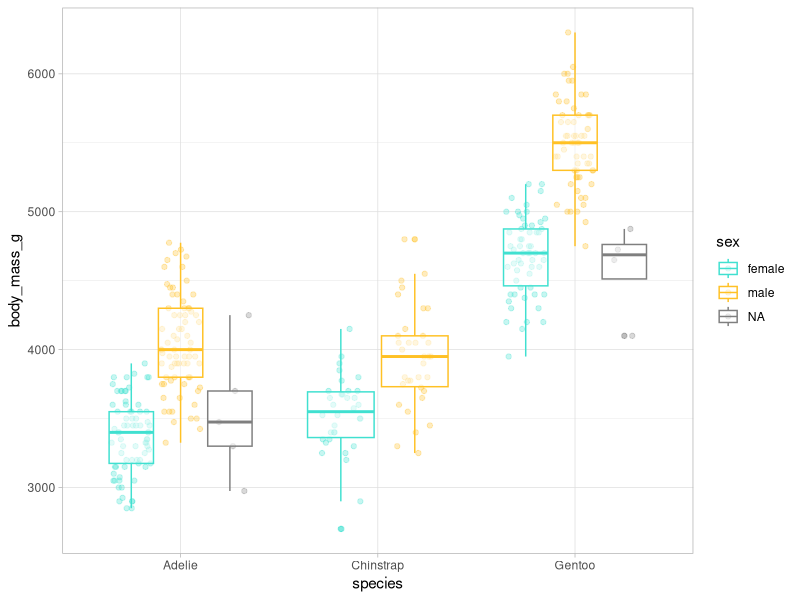
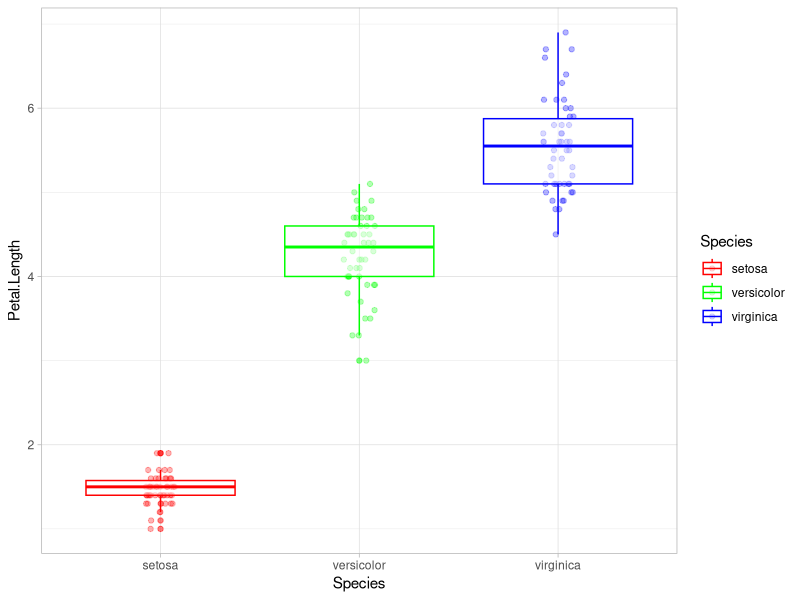

Here is the R script that generated these plots, in order:
## ---- chunk 1

library(palmerpenguins)
library(tidyverse)

# 1
adelie <- penguins |> 
  filter(species == "Adelie") |> 
  arrange(flipper_length_mm)

# 2
adelie_subset <- adelie |> 
  select(island, contains("bill"))

# 3
adelie2 <- adelie |> 
  select(-species)

## ---- chunk 2

# 1
penguins |> 
  group_by(island) |> 
  summarise(
    n = n(),
    mean_flipper_length = mean(flipper_length_mm, na.rm = TRUE)
  )

# 2
penguins |> 
  mutate(mass_by_length = (body_mass_g / 1000) / flipper_length_mm) |> 
  select(mass_by_length)

## ---- chunk 3

divide_by_100 <- function(x) {
  x / 100
}

divide_by_100(30)

## ---- chunk 4

# R base
standardise <- function(x, my.na.rm) {
  (x - mean(x, na.rm = my.na.rm)) / sd(x, na.rm = my.na.rm)
}

standardise(penguins$bill_length_mm, my.na.rm = T)

# Tidyverse
standardise_tidy <- function(x, my.na.rm) {
  ({{ x }} - mean({{ x }}, na.rm = my.na.rm)) / sd({{ x }}, na.rm = my.na.rm)
} 

penguins |> 
  mutate(st_bill_length = standardise_tidy(x = bill_length_mm, my.na.rm = T)) |> 
  select(bill_length_mm, st_bill_length)

## ---- chunk 5

penguins_num <- penguins |> 
  select(species, sex, where(is.numeric))

explore_penguins <-
  function(var) {
    ggplot(penguins_num, aes(x = species, y = .data[[var]], color = sex)) +
      geom_point(position = position_jitterdodge(), alpha = 0.3) +
      geom_boxplot(alpha = 0.5) +
      scale_color_manual(values = c("turquoise", "goldenrod1")) +
      theme_light() +
      ylab(var)
  }

explore_penguins("body_mass_g")

explore_df <- function(df, x_var, y_var, color) {
  ggplot(data = df, aes(x = .data[[x_var]], y = .data[[y_var]], color = .data[[color]])) + 
    geom_point(position = position_jitterdodge(), alpha = 0.3) +
    geom_boxplot(alpha = 0.5) + 
    scale_color_manual(values = rainbow(n = length(unique(df[[color]])))) +
    theme_light() + 
    ylab(y_var)
}

explore_df(df = iris, # iris es un dataset cargado en RStudio por defecto
           y_var = "Petal.Length",
           x_var = "Species",
           color = "Species")

## ---- chunk 6
Sys.time()
sessionInfo()
